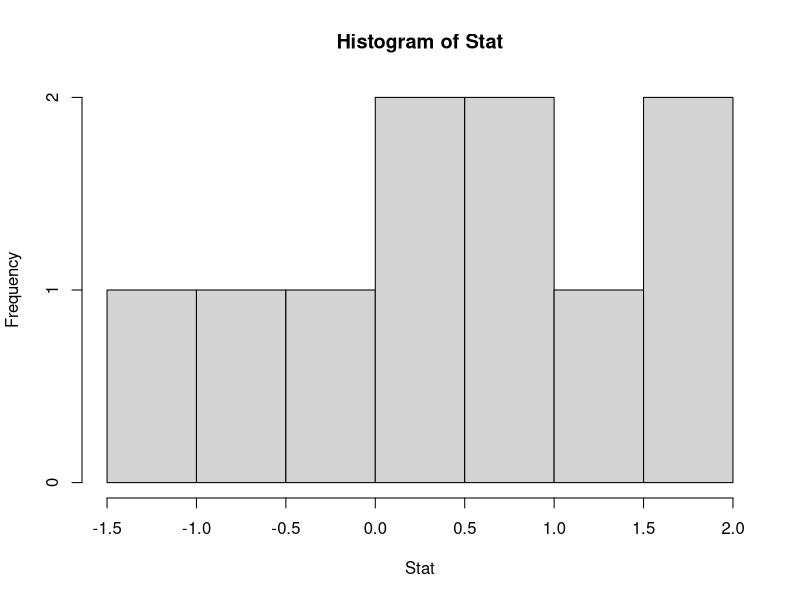
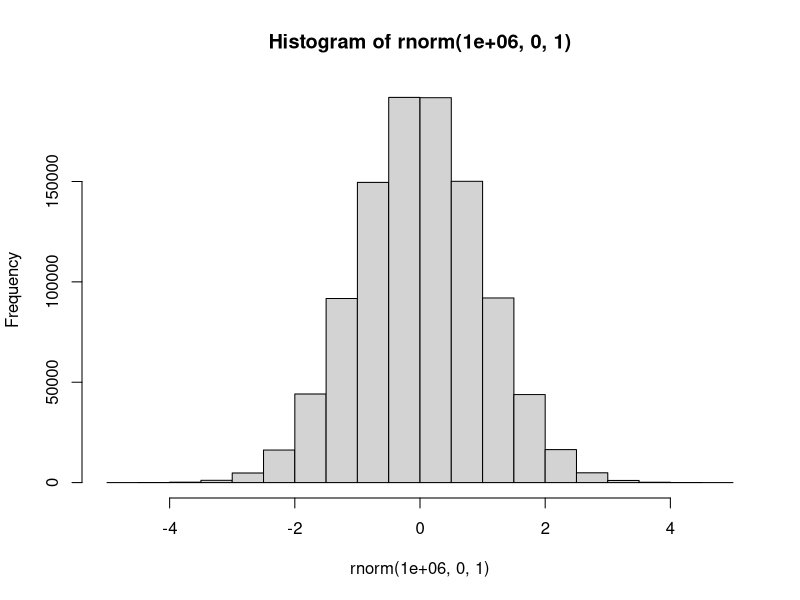
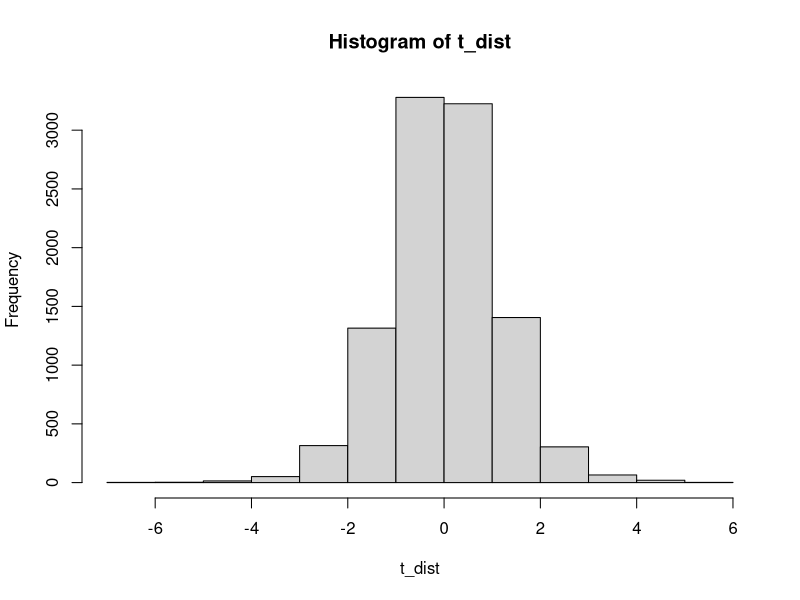

Generate these figures, in order, with R:
## ---- chunk 1
knitr::opts_chunk$set(message=FALSE,warning=FALSE, cache=TRUE)
## ---- chunk 2
Stat<-rnorm(10,0,1)
hist(Stat)

# More normal
hist(rnorm(1000000,0,1))


#Replicate
replicate(100,rnorm(10,0,1))
## ---- chunk 3

#get sample mean
mean(Stat)

#Use a for loop
savemeans<-c()
for(i in 1:1000){
  savemeans[i]<-mean(rnorm(10,0,1))

}

null <- replicate(10000,mean(rnorm(10,0,1)-mean(rnorm(10,0,1))))                
## ---- chunk 4

Crit_val<- sort(null)
Crit_val[9500]

#nondirectional
Absolute_cv <- sort(abs(null))
Absolute_cv[9500]
## ---- chunk 5
t_dist <- replicate(10000,t.test(rnorm(10,0,1))$statistic)

hist(t_dist)

length(t_dist[t_dist<.5])/10000
length(t_dist[t_dist<1])/10000
length(t_dist[t_dist<1.5])/10000
length(t_dist[t_dist<2])/10000
length(t_dist[t_dist<2.5])/10000


#With a loop
ts <- c(.5,1,1.5,2,2.5)
sim_t <- c()
for(i in ts){
  sim_t <- c(sim_t,length(t_dist[t_dist >= i])/10000)
}
  
sim_t-(1-pt(ts,9))
## ---- chunk 6
null <- replicate(10000,cor(rnorm(10,0,1),rnorm(10,0,1)))
sorted_null <- sort(abs(null))
sorted_null[9500]
null <- replicate(10000,cor(rnorm(100,0,1),rnorm(100,0,1)))
sorted_null <- sort(abs(null))
sorted_null[9500]
